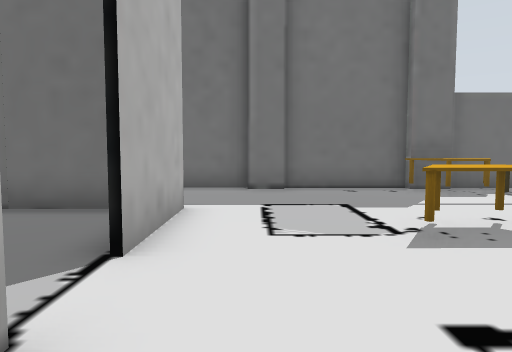
View 1 (above)

24 first-person views from a walk through a world built for the Gazebo simulator. The camera is 0.5 m above the floor, tilts 4° down and sees 70° across. The floor is counted in squares, 0.5 m on a side. Each view is taken from the middle of a square. On the plan, view 1 faces up. The plan holds only what a view shows up to about 13 squares ahead; the rest is blank. The place goes on beyond the plan.

View 2
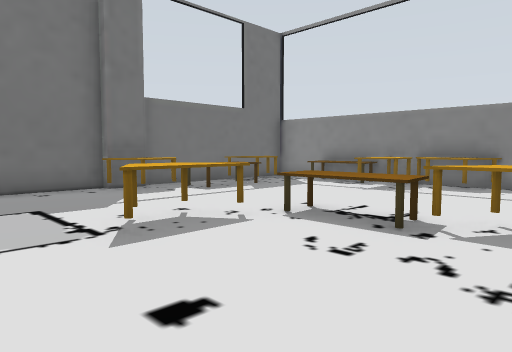

View 3
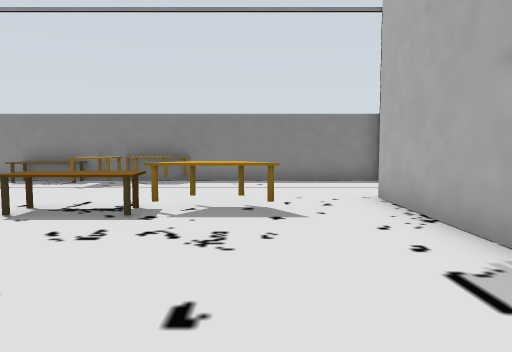

View 4
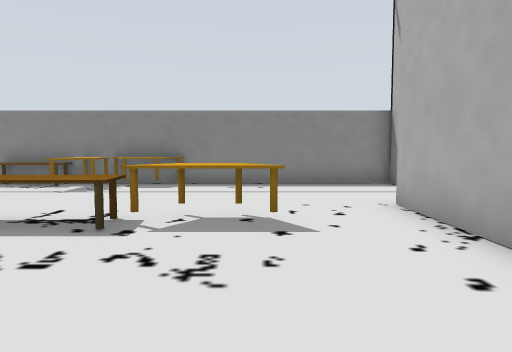

View 5
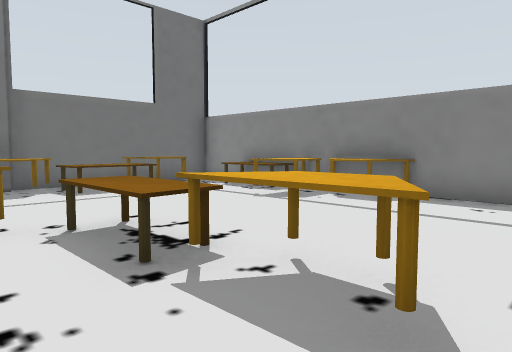

View 6
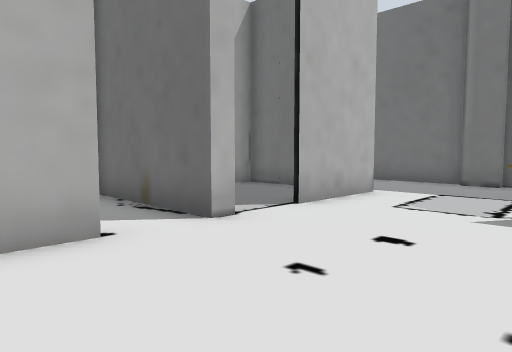

View 7
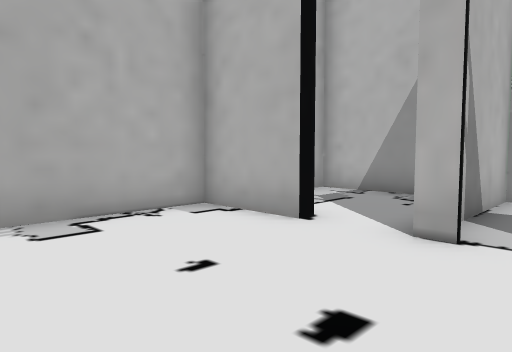

View 8
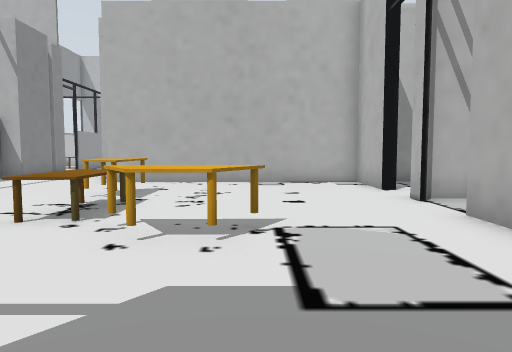

View 9
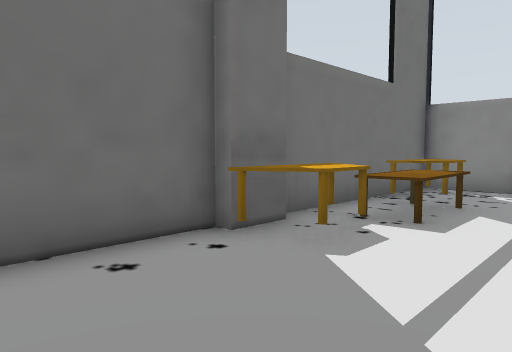

View 10
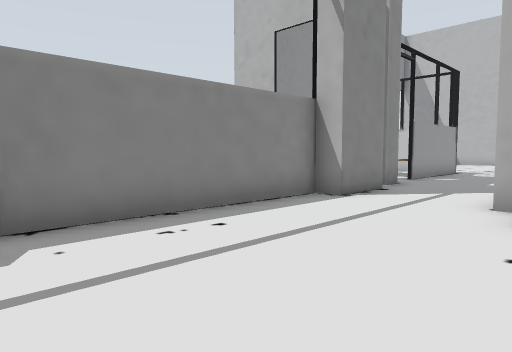

View 11
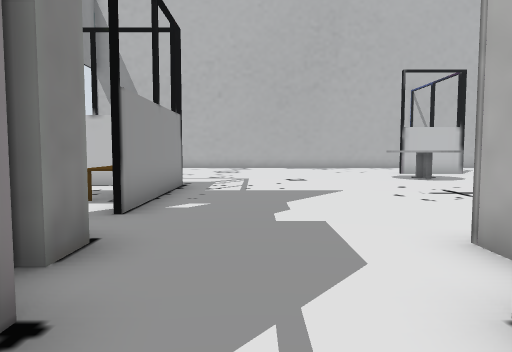

View 12
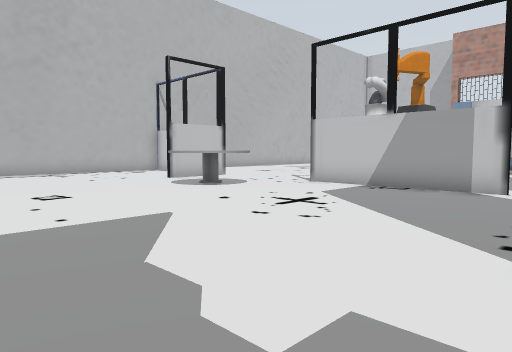

View 13
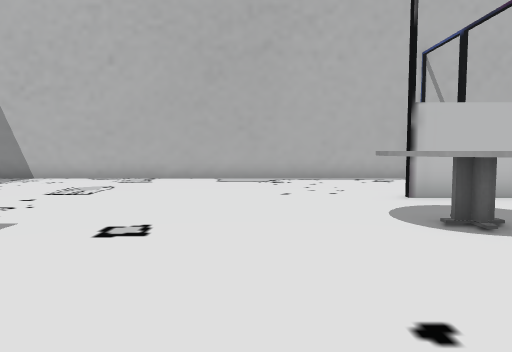

View 14
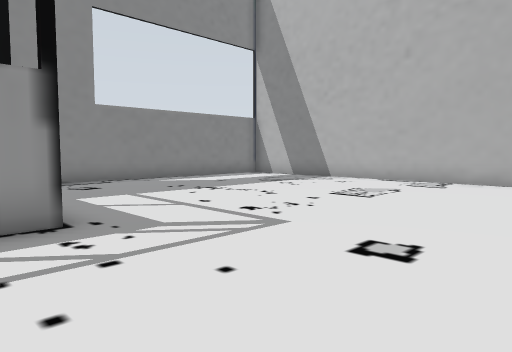

View 15
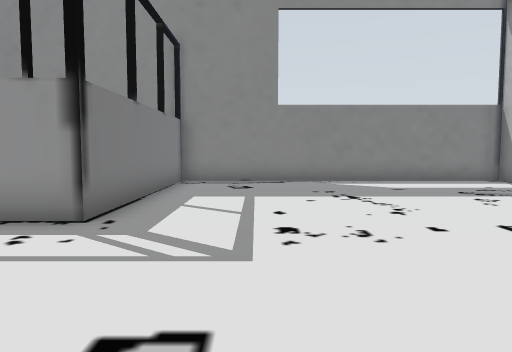

View 16
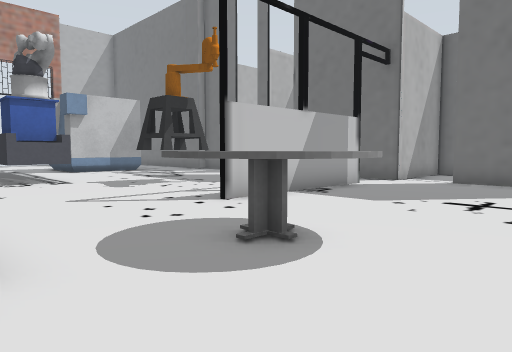

View 17
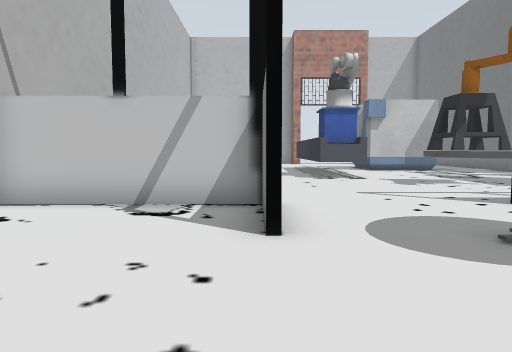

View 18
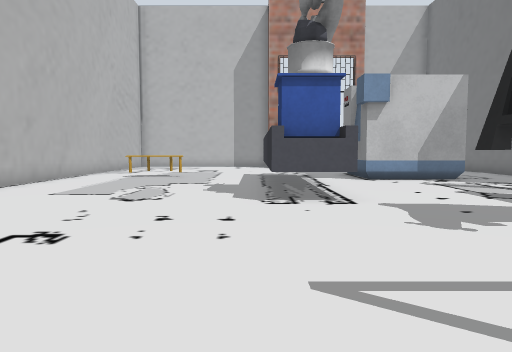

View 19
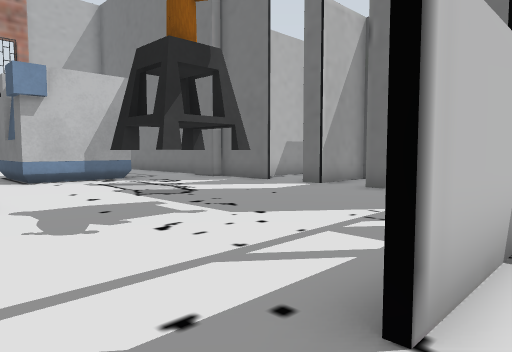

View 20
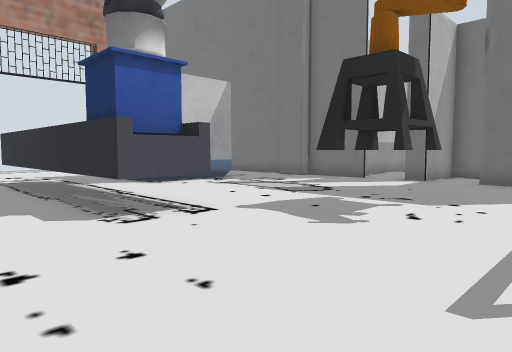

View 21
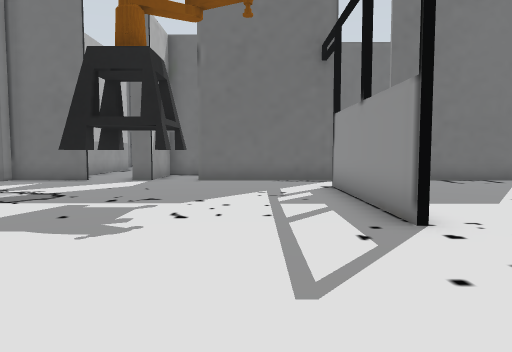

View 22
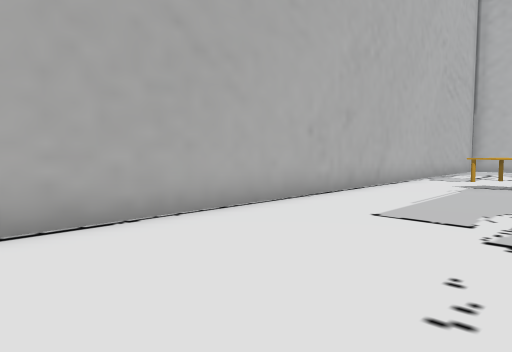

View 23
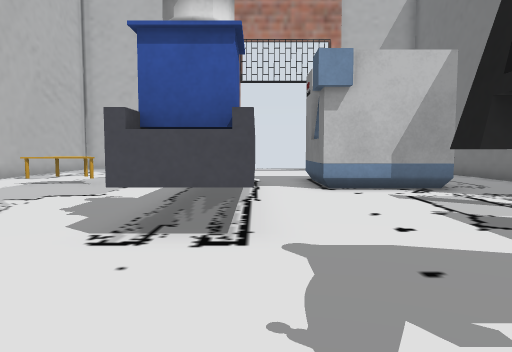

View 24
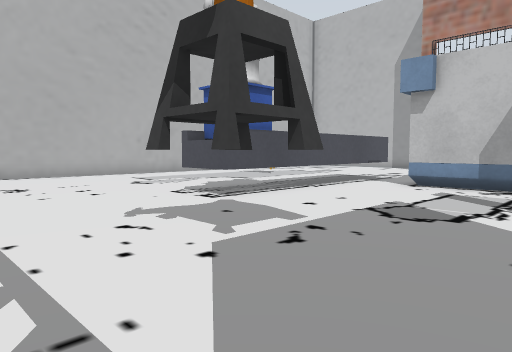

### Floor plan
Ten units are one square. View 1 is at (0, 0); x grows to the right and y downward. Boxes are objects, and circles mark ways between rooms. Rooms are numbered by the first view taken in them; rooms with no view inside come last. Other rooms are left out.
<svg viewBox="-140 -103 325 358">
<path fill="none" stroke="#000" d="M-12 -19 -12 -13 -54 -13M51 -94 39 -94M41 -98 7 -98M-12 -64 -12 -34M-16 3 -12 3 -12 26 69 26M111 -74 111 -98 50 -98M-31 28 -25 28M-54 3 -54 28M111 41 111 -55M5 197 29 197M3 198 3 250M108 80 108 70M67 73 67 78 24 78M180 146 111 146 111 96M3 98 3 153M104 61 104 41M-1 250 151 250M174 250 180 250 180 145M28 199 8 199M1 153 1 98M-76 78 -102 78M7 78 -40 78M-45 51 -54 51 -54 78 -62 78M-135 250 -1 250"/>
<rect x="15" y="-55" width="30" height="20" fill="#bbb"><title>table</title></rect>
<rect x="35" y="-45" width="20" height="30" fill="#bbb"><title>table</title></rect>
<rect x="35" y="-95" width="30" height="20" fill="#bbb"><title>table</title></rect>
<rect x="45" y="-25" width="20" height="30" fill="#bbb"><title>table</title></rect>
<rect x="55" y="-95" width="20" height="20" fill="#bbb"><title>table</title></rect>
<rect x="75" y="-95" width="30" height="20" fill="#bbb"><title>table</title></rect>
<rect x="85" y="-55" width="20" height="10" fill="#bbb"><title>table</title></rect>
<rect x="95" y="-45" width="20" height="20" fill="#bbb"><title>table</title></rect>
<rect x="95" y="-75" width="20" height="20" fill="#bbb"><title>table</title></rect>
<rect x="15" y="155" width="30" height="30" fill="#bbb"><title>table</title></rect>
<rect x="-135" y="205" width="10" height="30" fill="#bbb"><title>table</title></rect>
<rect x="-135" y="155" width="80" height="30" fill="#bbb"><title>other object</title></rect>
<rect x="-135" y="105" width="30" height="40" fill="#bbb"><title>other object</title></rect>
<rect x="-55" y="125" width="40" height="20" fill="#bbb"><title>other object</title></rect>
<circle cx="85" cy="25" r="3" fill="#2a7"/>
<circle cx="0" cy="175" r="3" fill="#2a7"/>
<circle cx="0" cy="90" r="3" fill="#2a7"/>
<text x="50" y="-30">1</text>
<text x="80" y="170">2</text>
<text x="-60" y="160">3</text>
</svg>
Room 1 opens to room 2. Room 2 opens to room 3.

Where each view was taken, in squares from view 1:
view 1: 0 up, 0 right, facing up
view 2: 0 up, 0 right, facing up-right
view 3: 0 up, 1 left, facing right
view 4: 0 up, 0 right, facing right
view 5: 1 down, 3 right, facing up-right
view 6: 2 down, 3 right, facing up-left
view 7: 3 up, 3 right, facing down-left
view 8: 9 up, 2 right, facing down
view 9: 6 up, 1 right, facing up-right
view 10: 3 up, 6 right, facing down-right
view 11: 4 down, 9 right, facing down
view 12: 8 down, 10 right, facing down-left
view 13: 12 down, 6 right, facing down
view 14: 13 down, 6 right, facing down-right
view 15: 17 down, 6 right, facing right
view 16: 20 down, 6 right, facing up-left
view 17: 20 down, 7 right, facing left
view 18: 18 down, 1 right, facing left
view 19: 17 down, 1 right, facing up-left
view 20: 20 down, 1 left, facing up-left
view 21: 20 down, 2 left, facing up
view 22: 20 down, 2 left, facing down-left
view 23: 16 down, 2 left, facing left
view 24: 10 down, 1 left, facing down-left
